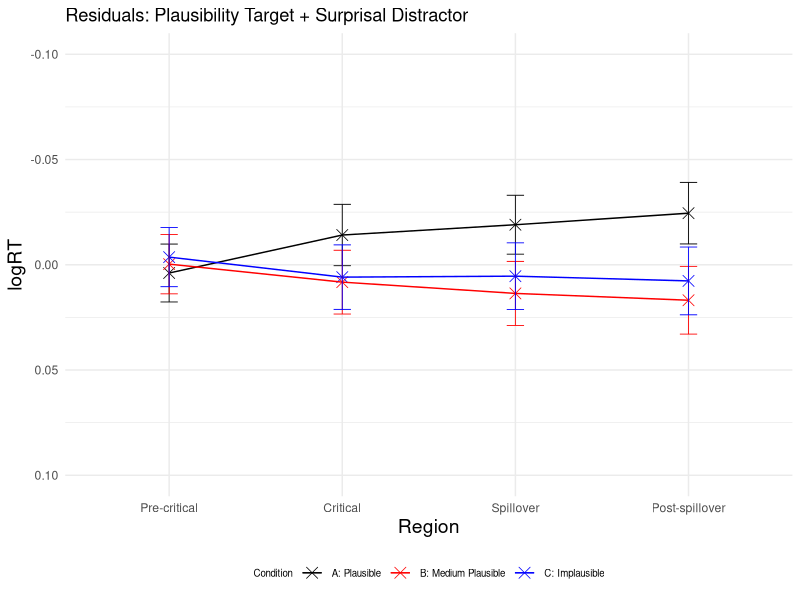
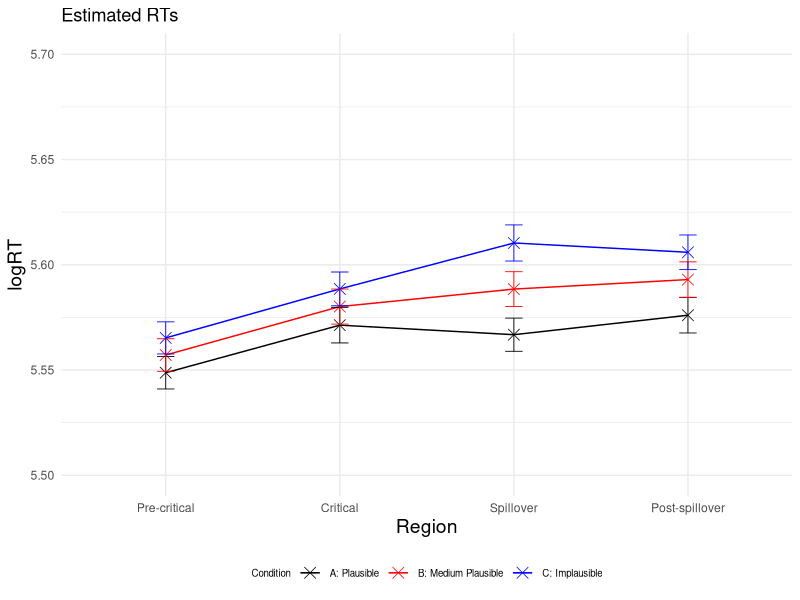
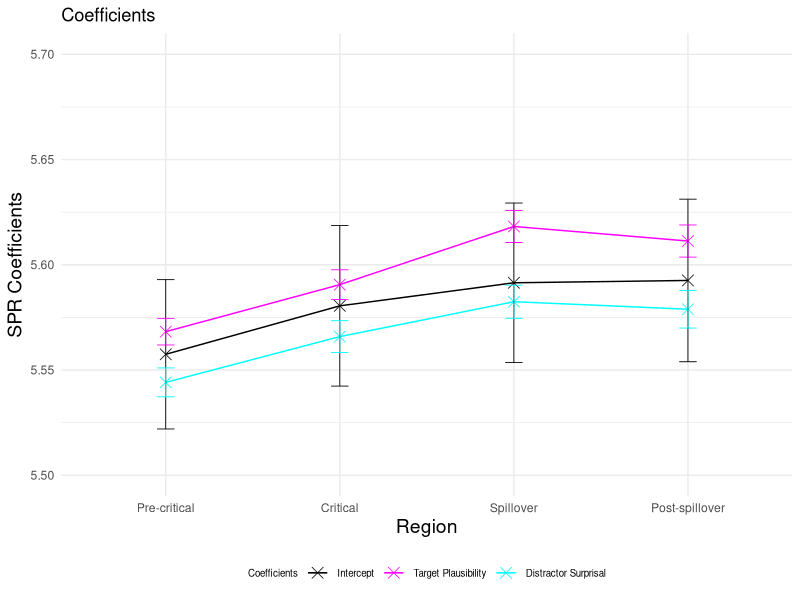
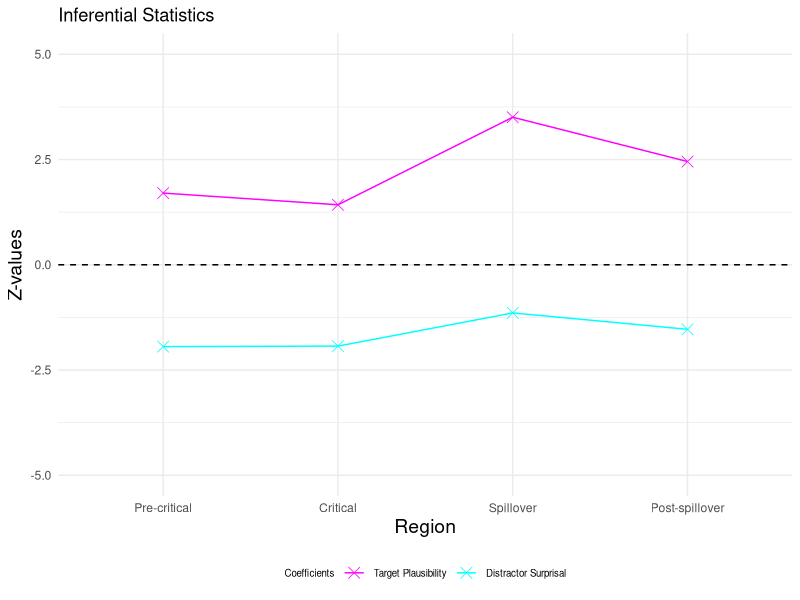
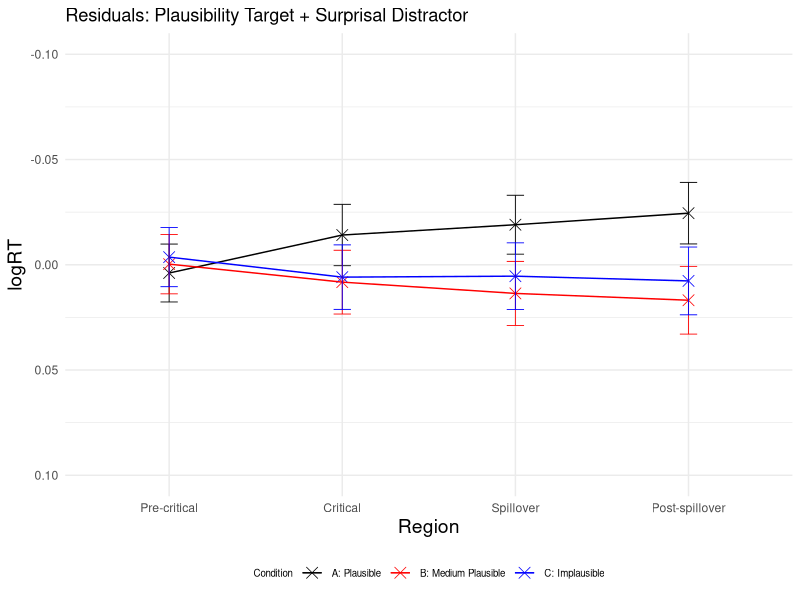
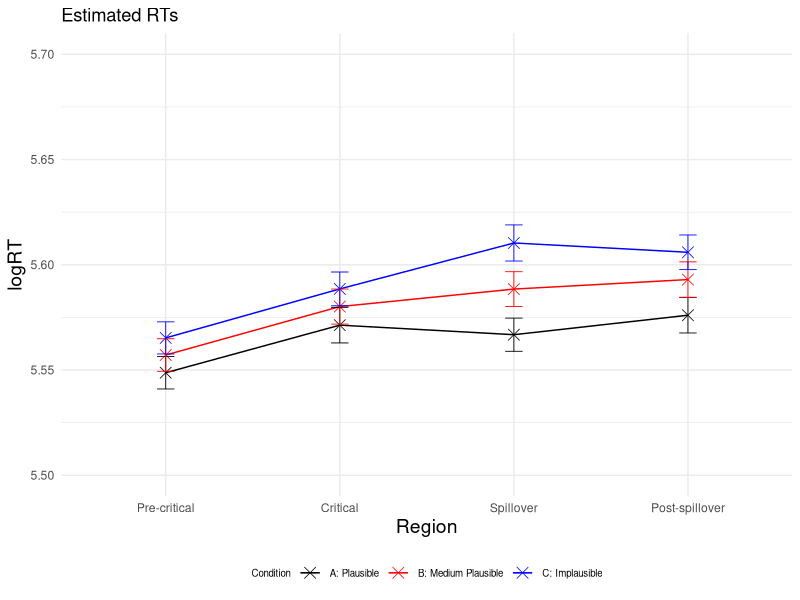
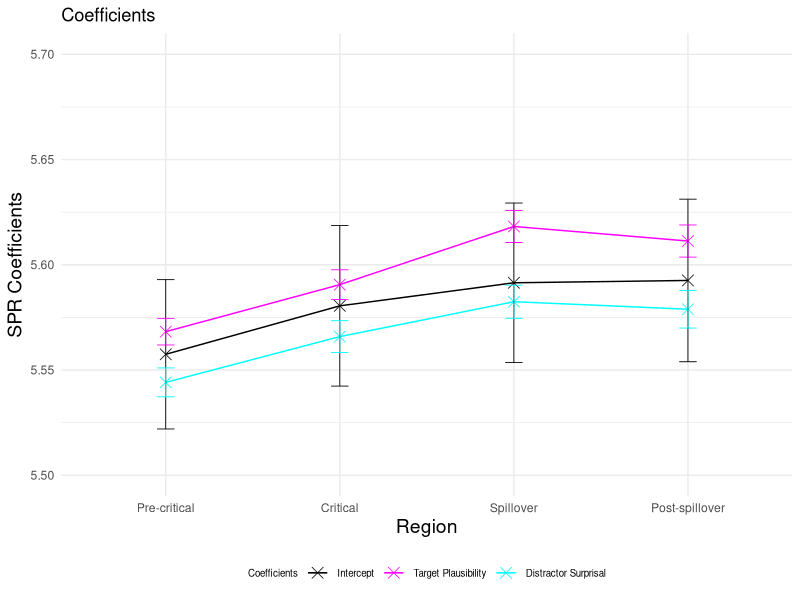
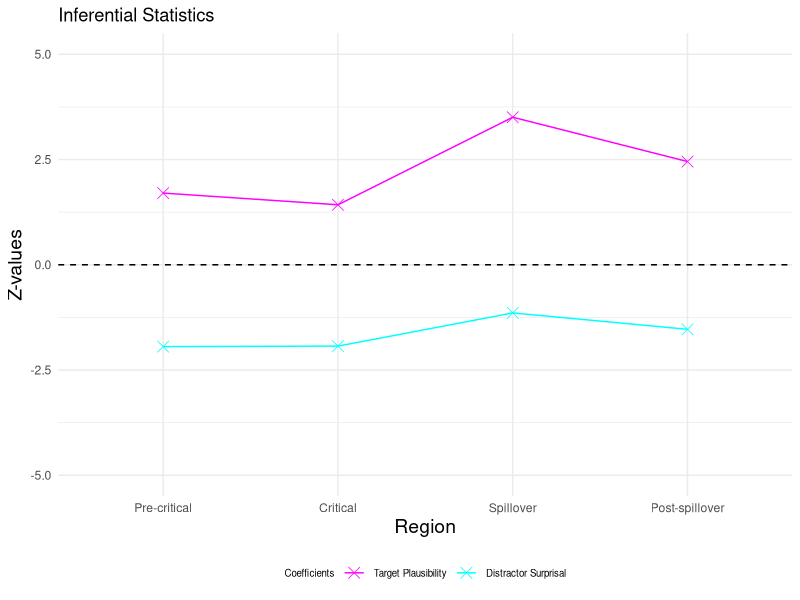

Write R code to recreate these figures, in order.
### LMER ###
# load lme4 package
library(lme4)
library(lmerTest)
library(dplyr)
library(ggplot2)

setwd("~/Downloads/Master_Thesis/3_SPR_Study/Results_SPR_Plaus_single/")
GP6 <- read.csv("GP6SPR_processed.csv")

residuals <- data.frame(
  Region = character(0),
  Condition = character(0),
  Residual = numeric(0),
  SE_Residual = numeric(0)
)

logRT_estimated <- data.frame(
  Region = character(0),
  Condition = character(0),
  Estimated_logRT = numeric(0),
  SE_Estimated = numeric(0)
)

p_values <- data.frame(
  Region = character(0),
  p_value_plausibility_target = numeric(0),
  p_value_surprisal_distractor = numeric(0)
)

SPR_coefficients <- data.frame(
  Region = character(0),
  Estimate = character(0),
  Estimate_value = numeric(0),
  Estimate_error = numeric(0),
  Z_value = numeric(0)
)


regions <- c("Pre-critical", "Critical", "Spillover", "Post-spillover") 
conditions <- c("A", "B", "C") 

for (region in regions) 
{
  # Precritical region
  region_subset <- subset(GP6, Region == region)

  # standardise predictors
  region_subset$scaled_Plaus_per_region <- scale(region_subset$SPR_Plaus_Rating)
  region_subset$scaled_Surprisaldist_per_region <- scale(region_subset$Surprisal_distractor)
  # invert predictor plausibility
  region_subset$inverted_scaled_Plaus_per_region <- (region_subset$scaled_Plaus_per_region) * (-1)
  #log transform reading times
  region_subset$logRT_per_region <- log(region_subset$ReadingTime)
  
  
  # define and run the linear mixed-effects regression model for the precritical region 
  model_per_region <- lmerTest::lmer(logRT_per_region ~ inverted_scaled_Plaus_per_region + scaled_Surprisaldist_per_region + 
                              (1 + inverted_scaled_Plaus_per_region + scaled_Surprisaldist_per_region | Subject) + 
                              (1 + inverted_scaled_Plaus_per_region + scaled_Surprisaldist_per_region | Item), data = region_subset)
  
  # print the summary of the model
  summary_per_region <- summary(model_per_region)
  print(summary_per_region)
  
  # calculate p-values
  p_values_per_region <- summary_per_region$coefficients[, "Pr(>|t|)"]
  new_row_p_value <- data.frame(Region = region, 
                                p_value_plausibility_target = p_values_per_region[2], 
                                p_value_surprisal_distractor = p_values_per_region[3])
  p_values <- rbind(p_values, new_row_p_value)
  
  # extract intercept and coefficients added to intercept
  coefficients_per_region <- summary_per_region$coefficients
  intercept <- coefficients_per_region["(Intercept)", 1]
  plaus_target_coeff <- coefficients_per_region["(Intercept)", 1] + coefficients_per_region["inverted_scaled_Plaus_per_region", 1]
  surprisal_distractor_coeff <- coefficients_per_region["(Intercept)", 1] + coefficients_per_region["scaled_Surprisaldist_per_region", 1]
  
  # add error bars for coefficients and intercept
  new_row_coefficient <- data.frame(Region = region, 
                                    Estimate = "Intercept", 
                                    Estimate_value = intercept, 
                                    Estimate_error = coefficients_per_region["(Intercept)", 2],
                                    Z_value = 0)
  SPR_coefficients <- rbind(SPR_coefficients, new_row_coefficient)
  
  new_row_coefficient <- data.frame(Region = region,
                                    Estimate = "Plausability",
                                    Estimate_value = plaus_target_coeff,
                                    Estimate_error = coefficients_per_region["inverted_scaled_Plaus_per_region", 2],
                                    Z_value = coefficients_per_region["inverted_scaled_Plaus_per_region", 1] / coefficients_per_region["inverted_scaled_Plaus_per_region", 2])
  SPR_coefficients <- rbind(SPR_coefficients, new_row_coefficient)
  
  new_row_coefficient <- data.frame(Region = region,
                                    Estimate = "Surprisal", 
                                    Estimate_value = surprisal_distractor_coeff, 
                                    Estimate_error = coefficients_per_region["scaled_Surprisaldist_per_region", 2],
                                    Z_value = coefficients_per_region["scaled_Surprisaldist_per_region", 1] / coefficients_per_region["scaled_Surprisaldist_per_region", 2])
  SPR_coefficients <- rbind(SPR_coefficients, new_row_coefficient)
  
  for (condition in conditions)
  {
    #####predict condition A, precritical#####
    region_per_condition <- subset(region_subset, Condition == condition)
    region_per_condition$region_per_condition_Predicted <- predict(model_per_region, newdata = region_per_condition,  type = "response")
    
    # calculate residuals
    Residual_region_per_condition <- mean(region_per_condition$logRT_per_region) - mean(region_per_condition$region_per_condition_Predicted)
    Residual_region_per_condition
    # observed RT for condition A precritical
    region_per_condition_logRT_observed <- mean(region_per_condition$logRT_per_region)
   # if (condition == "C") 
   #  {
   #  print(region_per_condition_logRT_observed)
   # }
    # estimated RT for condition A precritical
    region_per_condition_logRT_estimated <- mean(region_per_condition$region_per_condition_Predicted)
    region_per_condition_logRT_estimated
    
    # calculate standard error for residuals
    SE_residuals_region_per_condition <- sqrt(sd(region_per_condition$logRT, na.rm = TRUE)^2/length(region_per_condition$logRT) + sd(region_per_condition$region_per_condition_Predicted, na.rm = TRUE)^2/length(region_per_condition$region_per_condition_Predicted))
    
    new_row_residuals <- data.frame(Region = region, Condition = condition, Residual = Residual_region_per_condition, SE_Residual = SE_residuals_region_per_condition)
    residuals <- rbind(residuals, new_row_residuals)
    
    # calculate standard error for logRT estimated
    ##
    SE_estimated_region_per_condition <- sd(region_per_condition$region_per_condition_Predicted, na.rm = TRUE) / sqrt(length(region_per_condition$region_per_condition_Predicted)) 
    
    new_row_logRT_estimated <- data.frame(Region = region, Condition = condition, Estimated_logRT = region_per_condition_logRT_estimated, SE_Estimated = SE_estimated_region_per_condition)
    logRT_estimated <- rbind(logRT_estimated, new_row_logRT_estimated)
  }
}

# plot residuals
# Create a line plot 
p <- ggplot(residuals, aes(x = factor(Region, levels = c("Pre-critical", "Critical", "Spillover", "Post-spillover")), 
                           y = Residual, color = Condition, group = Condition)) + geom_point(shape = 4, size = 3.5, stroke = 0.4) + geom_line(linewidth=0.5) + ylim (0.10, -0.10)
p <- p + theme_minimal() + geom_errorbar(aes(ymin=Residual-SE_Residual, ymax=Residual+SE_Residual), width=.1, size=0.3) 
p <- p + scale_color_manual(name="Condition", labels=c("A: Plausible", "B: Medium Plausible", "C: Implausible"), values=c("#000000", "#FF0000", "#0000FF"))
p <- p + labs(x="Region", y="logRT", title = "Residuals: Plausibility Target + Surprisal Distractor") 
p <- p + theme(legend.position="bottom", legend.text=element_text(size=7), legend.title=element_text(size=7), axis.title.x = element_text(size = 14), axis.title.y = element_text(size = 14)) 
p 

ggsave("Residuals_Plot.pdf", p, width=4, height=4)


# plot estimated logRTs
# Create a line plot 
p <- ggplot(logRT_estimated, aes(x = factor(Region, levels = c("Pre-critical", "Critical", "Spillover", "Post-spillover")), 
                                 y = Estimated_logRT, color = Condition, group = Condition)) + geom_point(shape = 4, size = 3.5, stroke = 0.4) + geom_line(linewidth=0.5) + ylim (5.5, 5.7)
p <- p + theme_minimal() + geom_errorbar(aes(ymin=Estimated_logRT-SE_Estimated, ymax=Estimated_logRT+SE_Estimated), width=.1, size=0.3) 
p <- p + scale_color_manual(name="Condition", labels=c("A: Plausible", "B: Medium Plausible", "C: Implausible"), values=c("#000000", "#FF0000", "#0000FF"))
p <- p + labs(x="Region", y="logRT", title = "Estimated RTs") 
p <- p + theme(legend.position="bottom", legend.text=element_text(size=7), legend.title=element_text(size=7), axis.title.x = element_text(size = 14), axis.title.y = element_text(size = 14)) 
p 
ggsave("Estimated_RTs_Plot.pdf", p, width=4, height=4)

# plot intercept and coefficients added to intercept
p <- ggplot(SPR_coefficients, aes(x = factor(Region, levels = c("Pre-critical", "Critical", "Spillover", "Post-spillover")), 
                                 y = Estimate_value, color = Estimate, group = Estimate)) + geom_point(shape = 4, size = 3.5, stroke = 0.4) + geom_line(linewidth=0.5) + ylim (5.5, 5.7)
p <- p + theme_minimal() + geom_errorbar(aes(ymin=Estimate_value-Estimate_error, ymax=Estimate_value+Estimate_error), width=.1, size=0.3) 
p <- p + scale_color_manual(name="Coefficients", labels=c("Intercept", "Target Plausibility", "Distractor Surprisal"), values=c("#000000", "#FF00FF", "#00FFFF"))
p <- p + labs(x="Region", y="SPR Coefficients", title = "Coefficients") 
p <- p + theme(legend.position="bottom", legend.text=element_text(size=7), legend.title=element_text(size=7), axis.title.x = element_text(size = 14), axis.title.y = element_text(size = 14)) 
p 
ggsave("Intercept_Coefficients_Plot.pdf", p, width=4, height=4)


# plot effect sizes (z-vaues)
Effect_sizes <- subset(SPR_coefficients, Estimate != 'Intercept')

p <- ggplot(Effect_sizes, aes(x = factor(Region, levels = c("Pre-critical", "Critical", "Spillover", "Post-spillover")), 
                                  y = Z_value, color = Estimate, group = Estimate)) + geom_point(shape = 4, size = 3.5, stroke = 0.4) + geom_line(linewidth=0.5) + ylim (-5, 5)
p <- p + geom_hline(yintercept=0, linetype=2)
p <- p + theme_minimal()
p <- p + scale_color_manual(name="Coefficients", labels=c( "Target Plausibility", "Distractor Surprisal"), values=c("#FF00FF", "#00FFFF"))
p <- p + labs(x="Region", y="Z-values", title = "Inferential Statistics") 
p <- p + theme(legend.position="bottom", legend.text=element_text(size=7), legend.title=element_text(size=7), axis.title.x = element_text(size = 14), axis.title.y = element_text(size = 14)) 
p 
ggsave("Z_values_Plot.pdf", p, width=4, height=4)
